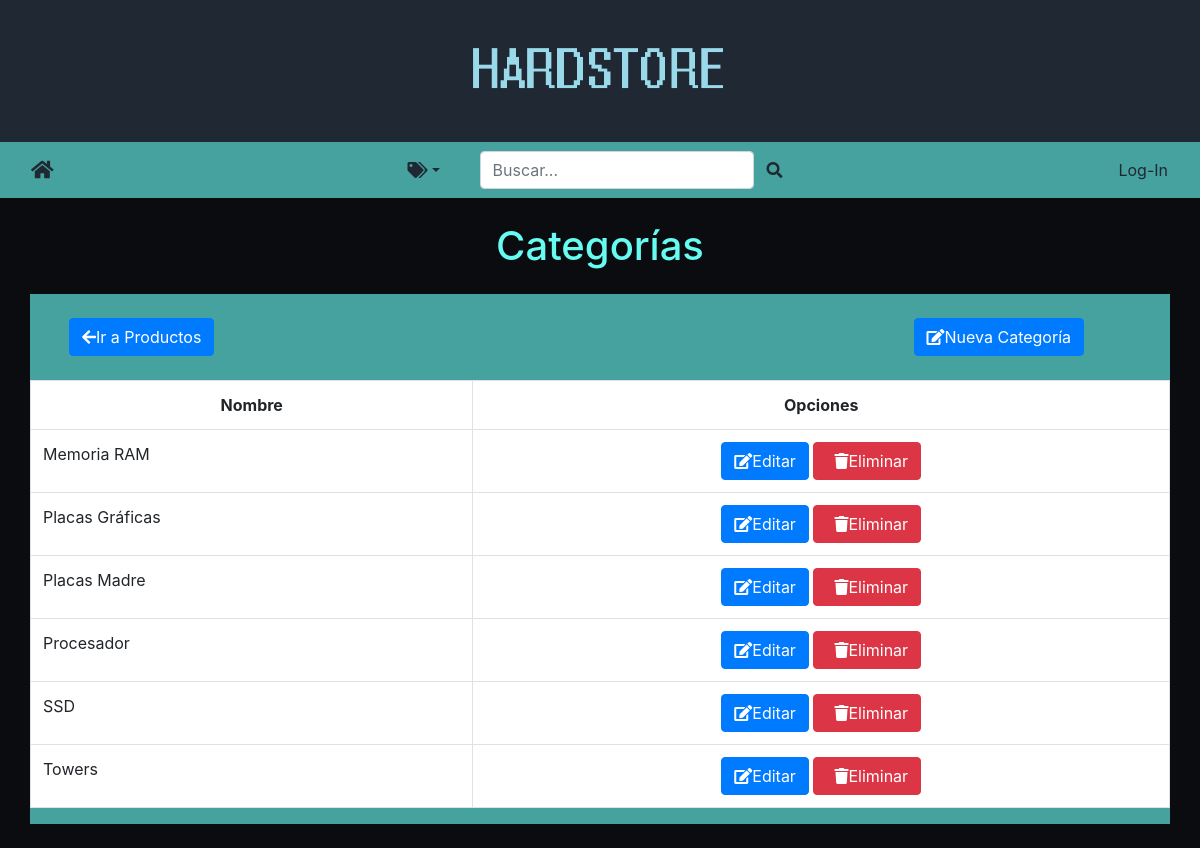
The page /modificar_categoria/ on the database its author committed.
### market/models/categoria.py (models this page shows, shortened)
class Categoria(models.Model):
    nombre = models.CharField(max_length=200, null=True)

### market/views/categoria.py (the view)
# urls.py: path('modificar_categoria/', CategoriasList.as_view(),name='modificar_categoria'),
class CategoriasList(ListView):
    model = Categoria
    template_name = 'market/categoria_list.html'
    context_object_name = 'categoriasList'
    def get_queryset(self):
        return Categoria.objects.order_by('nombre')
    def get_context_data(self, **kwargs):
        context = super().get_context_data(**kwargs)
        if(Categoria.objects.count() > 0):
            context['categorias'] = Categoria.objects.all()
            context['hayCategorias'] = True
        else:
            context['hayCategorias'] = False
        return context

### market/templates/market/categoria_list.html (shortened to what this page needs)
{% extends "base.html" %}
{% load static %}
{% block estilo %}
<link rel="stylesheet" href="{% static 'productosCategoria.css' %}" />
{% endblock %}
{% block content %}
<div class="text-center mt-4"	><h1 style="color:#66fcf1">Categorías</h1></div>
<div class="container mt-4 mb-4" style="background-color: #45a29e;">
  <div class="row mb-4">
  	<div class="col-5 mt-4 ml-4">
  		<a href="{% url 'modificar_producto' %}" class="btn btn-primary mr-4"><i class="fas fa-arrow-left"></i>Ir a Productos</a>
  	</div>
  	<div class="col-6 mt-4 ml-4">
  		<a href="{% url 'crear_categoria' %}" class="pull-right btn btn-primary mr-4"><i class="fas fa-edit"></i>Nueva Categoría</a>
  	</div>
  </div>
  <div class="row">
  	<table class="table table-hover table-bordered text-danger-center" style="background-color: white;">
	      <tr class="text-center">
	        <th>Nombre</th>
	        <th>Opciones</th>
	      </tr>
      	{% for categoria in categoriasList %}
      	<tr>
	      	<td>{{ categoria.nombre }}</td>
	        <td colspan="5" class="text-center">
	        	<a href="{% url 'modificar_categoria_x' categoria.id %}" class="btn btn-primary"><i class="fas fa-edit"></i>Editar</a>
	        	<a href="#" class="btn btn-danger" data-toggle="modal" data-target="#myModal{{categoria.id}}"><i class="fas fa-trash ml-2"></i>Eliminar</a>
	        </td>
	    </tr>
	    {% endfor %}
    </table>
  </div>
</div>
{% endblock %}

### rows shown on the page
Categoria: nombre "Memoria RAM"
Categoria: nombre "Placas Gráficas"
Categoria: nombre "Placas Madre"
Categoria: nombre "Procesador"
Categoria: nombre "SSD"
Categoria: nombre "Towers"
